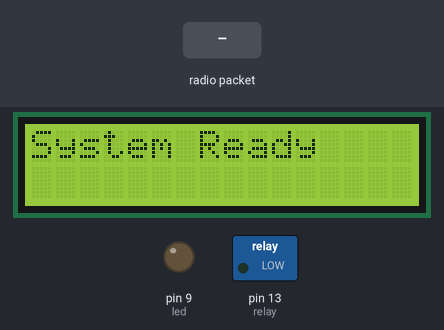
The sketch below on a simulated Arduino Uno, built with avr-gcc and run on an emulated ATmega328P. Shown: 16×2 character LCD, switched loads named in the sketch (green lamp = pin HIGH), output pins drawn as LEDs (lit = HIGH). The test bench sets the inputs (shaded band). No radio packets arrive unless stated; what the sketch prints to the serial monitor is not drawn.

Above: at 0.1 s.
3.3 s: radio packet "1" arrives
At 4.5 s:
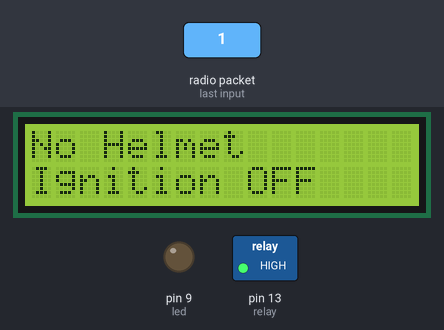
4.8 s: radio packet "0" arrives
At 5.9 s:
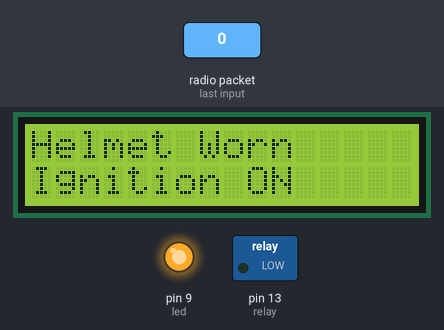
Timing chart, 0 to 7.8 s (numbered marks = the images above; inputs shaded):
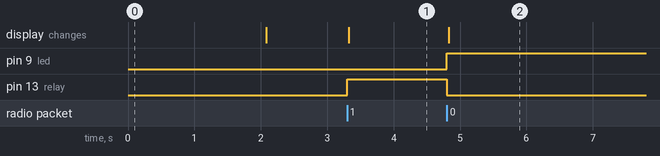

The sketch:

bike_receiver.ino
```cpp
#include <Wire.h>
#include <LiquidCrystal_PCF8574.h>
#include <RH_ASK.h>
#include <SPI.h>

LiquidCrystal_PCF8574 lcd(0x27);
RH_ASK driver(2000, 11, 12);

int relay = 13;
int led = 9;

int lastState = -1;

void setup() {
  Wire.begin();
  driver.init();

  pinMode(relay, OUTPUT);
  pinMode(led, OUTPUT);

  Serial.begin(9600);

  lcd.begin(16, 2);
  lcd.setBacklight(255);

  lcd.setCursor(0, 0);
  lcd.print("System Ready");
  delay(2000);
  lcd.clear();
}

void loop() {
  uint8_t buf[10];
  uint8_t buflen = sizeof(buf);

  if (driver.recv(buf, &buflen)) {

    int currentState;

    if (buf[0] == '1') {
      currentState = 1;

      digitalWrite(relay, HIGH);
      digitalWrite(led, LOW);

      lcd.setCursor(0, 0);
      lcd.print("No Helmet   ");
      lcd.setCursor(0, 1);
      lcd.print("Ignition OFF   ");

    } else {
      currentState = 0;

      digitalWrite(relay, LOW);
      digitalWrite(led, HIGH);

      lcd.setCursor(0, 0);
      lcd.print("Helmet Worn     ");
      lcd.setCursor(0, 1);
      lcd.print("Ignition ON  ");
    }

    // print only when state changes
    if (currentState != lastState) {
      if (currentState == 1) {
        Serial.println("Helmet not worn");
      } else {
        Serial.println("Helmet worn");
      }
      lastState = currentState;
    }
  }
}
```

Measured:
- after the input at 3.3 s, pin 13 (relay): LOW → HIGH at once; the display: changes at once (image 1)
- after the input at 4.8 s, pin 9 (led): LOW → HIGH at once; pin 13 (relay): HIGH → LOW at once; the display: changes at once (image 2)
